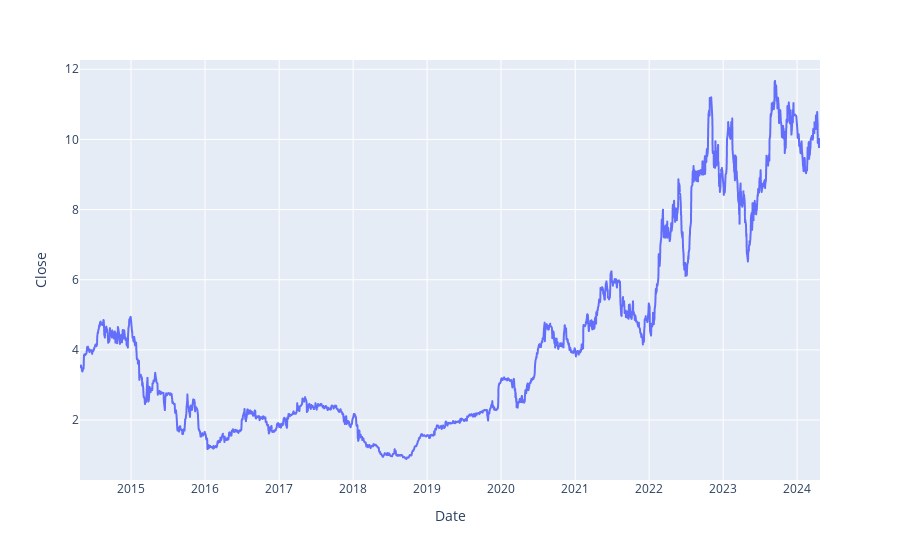

The notebook cell saved with this chart:
### Code cell
fig = px.line(df,y='Close',x=df.index)
fig.show()

### Figure 1 — Plotly figure (JSON) as saved in the notebook; plotly's stock layout.template omitted (floating-point values rounded to 4 significant figures; data arrays with more than 128 entries replaced by an {"elided": "..."} marker saying what was removed)
{"data": [{"hovertemplate": "Date=%{x}<br>Close=%{y}<extra></extra>", "legendgroup": "", "line": {"color": "#636efa", "dash": "solid"}, "marker": {"symbol": "circle"}, "mode": "lines", "name": "", "showlegend": false, "type": "scattergl", "x": {"elided": "2486 str values"}, "xaxis": "x", "y": {"elided": "2486 float values"}, "yaxis": "y"}], "layout": {"legend": {"tracegroupgap": 0}, "margin": {"t": 60}, "xaxis": {"anchor": "y", "domain": [0, 1], "title": {"text": "Date"}}, "yaxis": {"anchor": "x", "domain": [0, 1], "title": {"text": "Close"}}}}
